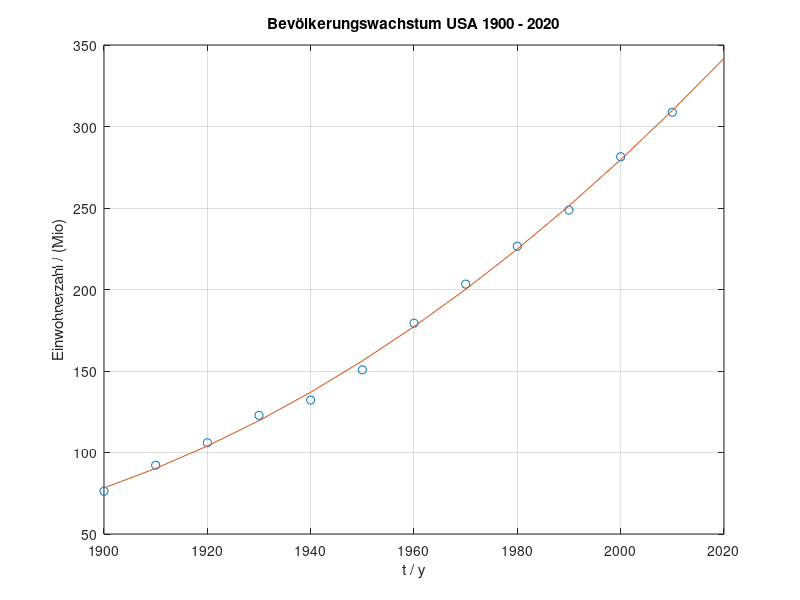
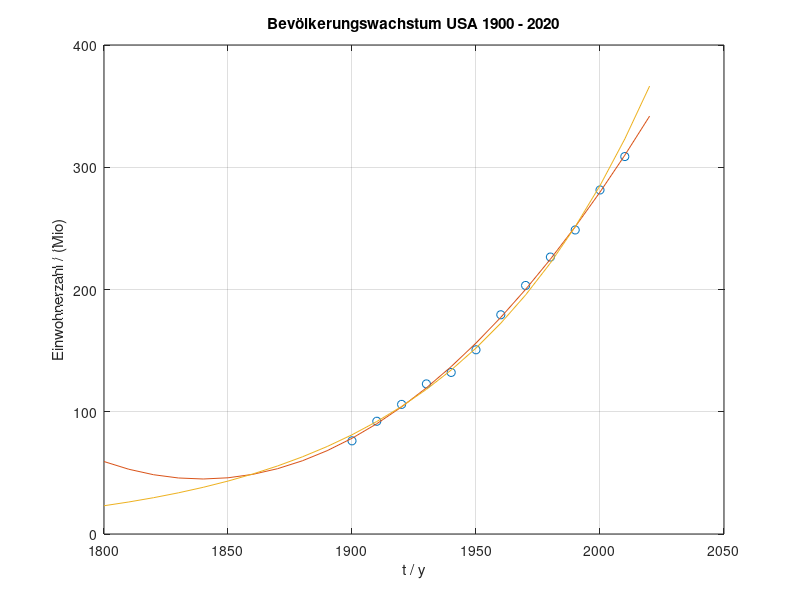

The MATLAB script that drew these images, in order:
clear
close all
load('Einwohner_USA.mat')
%Extrahieren der Daten
Jahr = Daten(:,1);
Einwohner = Daten(:,2);
%direkte Berechnung der Koeffizienten
c = polyfit(Jahr,Einwohner,2);
%Ploten des Polynoms und der Daten
figure
x = 1900:10:2020;
plot(Jahr,Einwohner,'o',x,polyval(c,x))
xlabel('t / y')
ylabel('Einwohnerzahl / (Mio)')
title('Bevölkerungswachstum USA 1900 - 2020')
grid
%Berechnung für 2020 mit Polynom
disp(sprintf('Einwohnerzahl 2020 nach Polynom: %f Mio.',polyval(c,2020)))
%Approximation durch Exp.-Funk.
%Logarithmierte y Werte
y = log(Einwohner);
%Vandermondematrix und die Koeffizienten
VMM = [ones(length(Jahr),1) Jahr];
c2 = VMM\y;
%neuer Wertebereich
x1 = [1800:10:2020];
%Aufstellen der Exponentialfunkt.
exp = e.^(c2(1) + c2(2).*x1);
%ploten der Daten sowie der beiden Aproximationen
figure
plot(Jahr,Einwohner,'o',x1,polyval(c,x1),x1,exp)
xlabel('t / y')
ylabel('Einwohnerzahl / (Mio)')
title('Bevölkerungswachstum USA 1900 - 2020')
grid
%Berechnung für 2020 mit Exp
disp(sprintf('Einwohnerzahl 2020 nach Exp: %f Mio.',e.^(c2(1) + c2(2).*2020)))